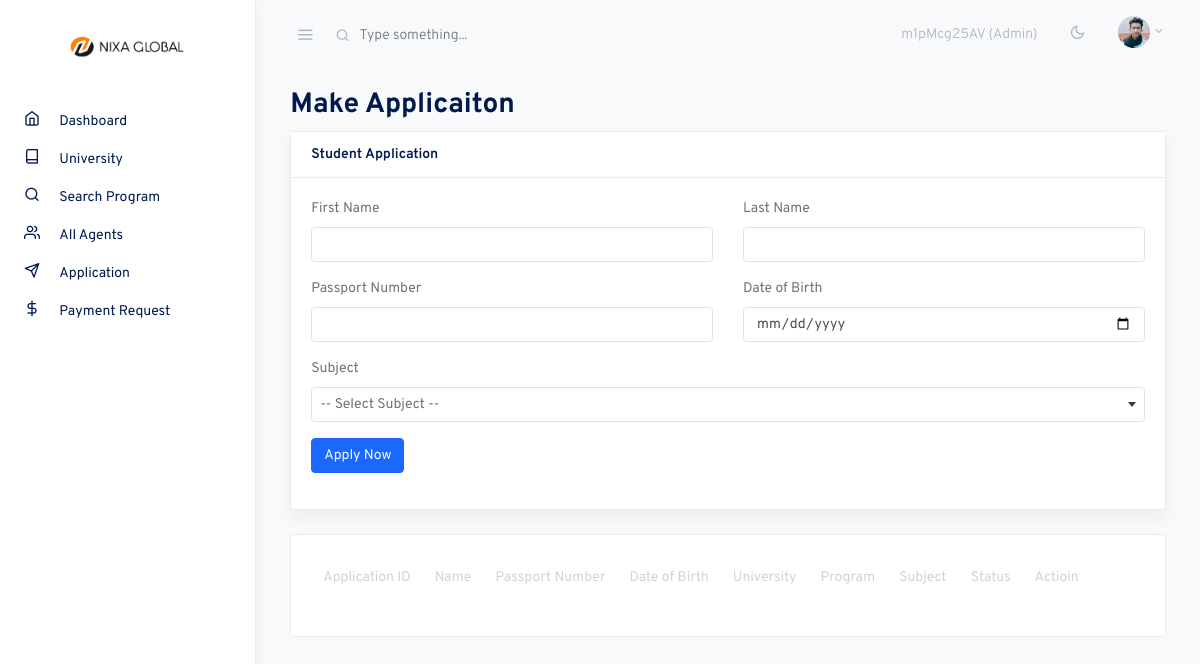
Page /application/ (signed in) on the committed database.
### account/models.py (models this page shows, shortened)
class CustomUser(AbstractUser):
    user_type = models.CharField(max_length=20, choices=UserType.choices, default=UserType.AGENT)
    account_type = models.CharField(max_length=20, choices=AccountType.choices, default=AccountType.INDIVIDUAL)
    email = models.EmailField(unique=True)
    phone_number = models.CharField(max_length=20)
    address = models.CharField(max_length=200)
    country = models.CharField(max_length=100)
    city = models.CharField(max_length=100)
    post_code = models.CharField(max_length=20)
    referral_code = models.CharField(max_length=20, unique=True, blank=True, null=True)
    referred_by = models.ForeignKey('self', on_delete=models.SET_NULL, null=True, blank=True)
    is_verified = models.BooleanField(default=False)
    email_verification_token = models.CharField(max_length=100, blank=True, null=True)
    email_verification_sent_at = models.DateTimeField(null=True, blank=True)
    identification_document = models.ForeignKey('IdentificationDocument', on_delete=models.SET_NULL, null=True, blank=True)
    avatar = models.ImageField(upload_to='avatars/', blank=True)
    company_name = models.CharField(max_length=200, null=True, blank=True)
    profession = models.CharField(max_length=100, null=True, blank=True)
    class Meta:
        verbose_name = "User"
        verbose_name_plural = "     Users"

### core/views.py (the view, shortened to what this page needs)
# urls.py: path('application/', views.application, name="application"),
@login_required
def application(request):
    universitys = University.objects.all()
    applications = Applicant.objects.filter(user=request.user).order_by('-id')
    university_subjects = []
    for university in universitys:
        subjects = Subject.objects.filter(university=university)
        university_subjects.append((university, subjects))
    context = {
        'universitys':universitys,
        'applicaitons': applications,
        'university_subjects':university_subjects,
    }
    return render(request, 'portal/application.html', context)

### templates/portal/application.html (shortened to what this page needs)
{% extends 'portal/assets/base.html' %}
{% block content %}
<div class="container-fluid">
  <div class="row justify-content-start">
    <div class="col-12 col-md-12">
      <h2 class="page-title">Make Applicaiton</h2>
      <div class="card shadow mb-4">
        <div class="card-header">
          <strong class="card-title">Student Application</strong>
        </div>
        <form action="{% url 'core:application' %}" method="post">
          <div class="card-body">
            <div class="row">
              <div class="col-12 col-md-6">
                <div class="form-group mb-3">
                  <label for="simpleinput">First Name</label>
                  <input type="text" name="first_name" id="simpleinput" class="form-control">
                </div>
                <div class="form-group mb-3">
                  <label for="simpleinput">Passport Number</label>
                  <input type="text" name="passport_number" id="simpleinput" class="form-control">
                </div>
              </div>
              <div class="col-12 col-md-6">
                <div class="form-group mb-3">
                  <label for="simpleinput">Last Name</label>
                  <input type="text" name="last_name" id="simpleinput" class="form-control">
                </div>
                <div class="form-group mb-3">
                  <label for="simpleinput">Date of Birth</label>
                  <input type="date" name="dob" id="simpleinput" class="form-control">
                </div>
              </div>
              <div class="col-12">
                <div class="form-group mb-3">
                  <label for="simpleinput">Subject</label>
              </div>
            </div>
            <div class="col-12 col-md-6">
              <div class="form-group mb-3">
                <button type="submit" class="btn btn-primary text-light">Apply Now</button>
              </div>
            </div>
            </div>
          </div>
        </form>
      </div>
      <div class="card">
        <div class="card-body">
          <table class="table table-borderless table-responsive table-striped">
            <thead>
              <tr role="row">
                <th>Application ID</th>
                <th>Name</th>
                <th>Passport Number</th>
                <th>Date of Birth</th>
                <th>University</th>
                <th>Program</th>
                <th>Subject</th>
                <th>Status</th>
                <th>Actioin</th>
              </tr>
            </thead>
          </table>
        </div>
      </div>
    </div>
  </div>
</div>
{% endblock %}

### templates/portal/assets/navbar.html (shortened to what this page needs)
{% load static %}
<nav class="topnav navbar navbar-light">
    <button type="button" class="navbar-toggler text-muted mt-2 p-0 mr-3 collapseSidebar">
      <i class="fe fe-menu navbar-toggler-icon"></i>
    </button>
    <form class="form-inline mr-auto searchform text-muted">
      <input class="form-control mr-sm-2 bg-transparent border-0 pl-4 text-muted" type="search" placeholder="Type something..." aria-label="Search">
    </form>
    <ul class="nav">
      <li class="nav-item nav-notif">
        <a class="nav-link text-muted my-2">
          {{request.user.referral_code}} ({{request.user.user_type}})
        </a>
      </li>
      <li class="nav-item">
        <a class="nav-link text-muted my-2" href="#" id="modeSwitcher" data-mode="light">
          <i class="fe fe-sun fe-16"></i>
        </a>
      </li>
      <li class="nav-item dropdown">
        <a class="nav-link dropdown-toggle text-muted pr-0" href="#" id="navbarDropdownMenuLink" role="button" data-toggle="dropdown" aria-haspopup="true" aria-expanded="false">
          <span class="avatar avatar-sm mt-2">
            {% if user.avatar %}
                <img src="{{ user.avatar.url }}" alt="..." class="avatar-img rounded-circle">
            {% else %}
                <img src="{% static 'assets/portal/./assets/avatars/face-1.jpg' %}" alt="..." class="avatar-img rounded-circle">
            {% endif %}
          </span>
        </a>
      </li>
    </ul>
  </nav>

### static/assets/portal/css/feather.css (style rules this page uses)
.fe { font-family: "feather" !important; speak: none; font-style: normal; font-weight: normal; font-variant: normal; text-transform: none; line-height: 1; -webkit-font-smoothing: antialiased; -moz-osx-font-smoothing: grayscale; }
.fe-16 { font-size: 16px; }
.fe-menu:before { content: ""; }
.fe-sun:before { content: ""; }

### rows in the picture
CustomUser: user.referral_code "m1pMcg25AV", user.user_type "Admin", avatar (picture)
